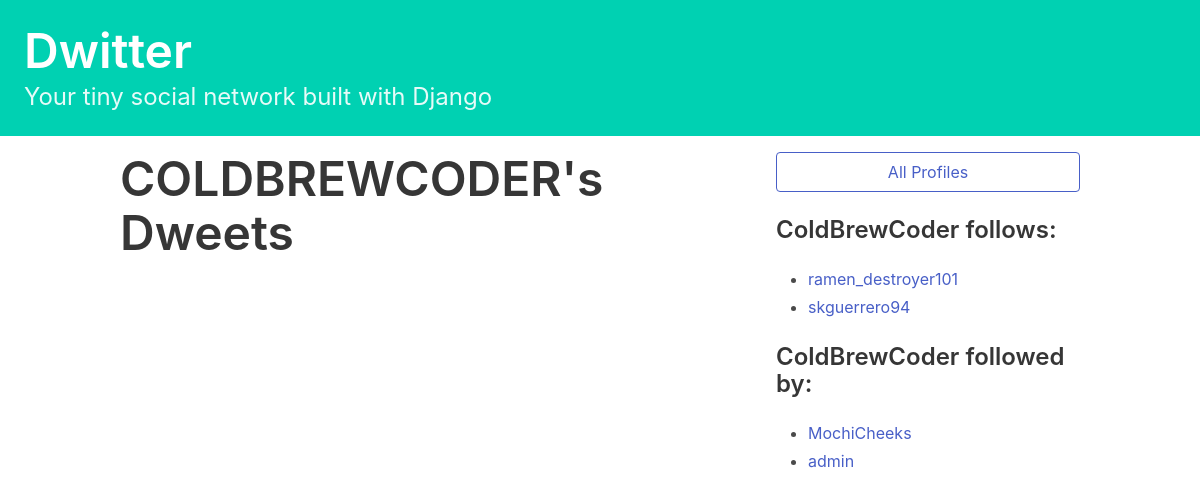
Screenshot of /profile/4 with the database file from the repository.
### dwitter/models.py (models this page shows)
class Profile(models.Model):
    user = models.OneToOneField(User, on_delete=models.CASCADE)
    follows = models.ManyToManyField(
        "self",
        related_name="followed_by",
        symmetrical=False,
        blank=True
    )
    def __str__(self):
        return self.user.username

### dwitter/views.py (the view)
# urls.py: path("profile/<int:pk>", profile, name="profile"),
def profile(request, pk):
    profile = Profile.objects.get(pk=pk)
    return render(request, "dwitter/profile.html", {"profile": profile})

### dwitter/templates/dwitter/profile.html
{% extends 'base.html' %}
{% block content %}
<div class="column">
    <div class="block">
        <h1 class="title is-1">
            {{profile.user.username|upper}}'s Dweets
        </h1>
    </div>
</div>
<div class="column is-one-third">
    <div class="block">
        <a href="{% url 'dwitter:profile_list' %}">
            <button class="button is-link is-outlined is-fullwidth">
                All Profiles
            </button>
        </a>
    </div>
    <div class="block">
        <h3 class="title is-4">
            {{profile.user.username}} follows:
        </h3>
        <div class="content">
            <ul>
            {% for following in profile.follows.all %}
                <li>
                    <a href="{% url 'dwitter:profile' following.id %}">
                        {{ following }}
                    </a>
                </li>
            {% endfor %}
            </ul>
        </div>
    </div>
    <div class="block">
        <h3 class="title is-4">
            {{profile.user.username}} followed by:
        </h3>
        <div class="content">
            <ul>
            {% for followers in profile.followed_by.all %}
                <li>
                    <a href="{% url 'dwitter:profile' followers.id %}">
                        {{ followers }}
                    </a>
                </li>
            {% endfor %}
            </ul>
        </div>
    </div>
</div>
{% endblock content %}

### rows the page displays
Profile: user.username "COLDBREWCODER", user.username "ColdBrewCoder"
Profile: user.username "ramen_destroyer101"
Profile: user.username "skguerrero94"
Profile: user.username "MochiCheeks"
Profile: user.username "admin"
